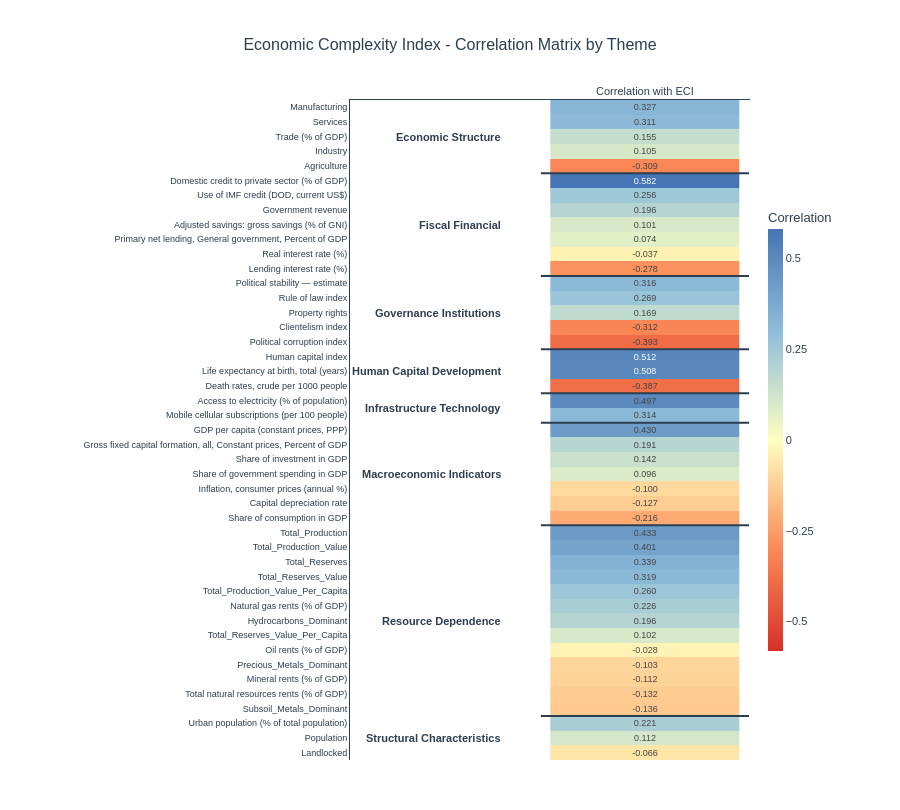

The notebook cell this image was saved under:
### Code cell
# Create the heatmap
fig, corr_data = create_eci_correlation_heatmap(high_resource_countries_df, variable_groups)
fig.show()

# Print summary statistics
print("\nCorrelation Summary by Theme:")
print(corr_data.groupby('Theme')['Correlation'].agg(['mean', 'min', 'max']).round(3))

print("\n\nTop 10 Positive Correlations with ECI:")
print(corr_data.nlargest(10, 'Correlation')[['Variable', 'Theme', 'Correlation']].to_string(index=False))

print("\n\nTop 10 Negative Correlations with ECI:")
print(corr_data.nsmallest(10, 'Correlation')[['Variable', 'Theme', 'Correlation']].to_string(index=False))

fig.write_html(r'..\\figures\\summary_stats\\eci_correlation_heatmap.html')

### Figure 1 — Plotly figure (JSON) as saved in the notebook; plotly's stock layout.template omitted (floating-point values rounded to 4 significant figures)
{"data": [{"colorbar": {"dtick": 0.25, "len": 0.7, "thickness": 15, "tick0": -1, "tickmode": "linear", "title": {"text": "Correlation"}}, "colorscale": [[0, "#D73027"], [0.25, "#FC8D59"], [0.5, "#FFFFBF"], [0.75, "#91BFDB"], [1, "#4575B4"]], "hovertemplate": "<b>%{y}</b><br>Correlation: %{z:.3f}<extra></extra>", "text": [[0.3271], [0.3113], [0.155], [0.1054], [-0.3093], [0.5816], [0.2557], [0.1964], [0.1009], [0.0741], [-0.03688], [-0.278], [0.3156], [0.2686], [0.1687], [-0.3119], [-0.3933], [0.5123], [0.5076], [-0.3873], [0.4973], [0.3135], [0.4299], [0.1914], [0.1417], [0.09621], [-0.09957], [-0.1271], [-0.2156], [0.4334], [0.4006], [0.339], [0.3194], [0.2605], [0.2264], [0.1964], [0.1018], [-0.02768], [-0.1035], [-0.1121], [-0.1322], [-0.1356], [0.221], [0.1118], [-0.06576]], "textfont": {"size": 9}, "texttemplate": "%{text:.3f}", "type": "heatmap", "x": ["Correlation with ECI"], "y": ["Manufacturing", "Services", "Trade (% of GDP)", "Industry", "Agriculture", "Domestic credit to private sector (% of GDP)", "Use of IMF credit (DOD, current US$)", "Government revenue", "Adjusted savings: gross savings (% of GNI)", "Primary net lending, General government, Percent of GDP", "Real interest rate (%)", "Lending interest rate (%)", "Political stability — estimate", "Rule of law index", "Property rights", "Clientelism index", "Political corruption index", "Human capital index", "Life expectancy at birth, total (years)", "Death rates, crude per 1000 people", "Access to electricity (% of population)", "Mobile cellular subscriptions (per 100 people)", "GDP per capita (constant prices, PPP)", "Gross fixed capital formation, all, Constant prices, Percent of GDP", "Share of investment in GDP", "Share of government spending in GDP", "Inflation, consumer prices (annual %)", "Capital depreciation rate", "Share of consumption in GDP", "Total_Production", "Total_Production_Value", "Total_Reserves", "Total_Reserves_Value", "Total_Production_Value_Per_Capita", "Natural gas rents (% of GDP)", "Hydrocarbons_Dominant", "Total_Reserves_Value_Per_Capita", "Oil rents (% of GDP)", "Precious_Metals_Dominant", "Mineral rents (% of GDP)", "Total natural resources rents (% of GDP)", "Subsoil_Metals_Dominant", "Urban population (% of total population)", "Population", "Landlocked"], "z": [[0.3271], [0.3113], [0.155], [0.1054], [-0.3093], [0.5816], [0.2557], [0.1964], [0.1009], [0.0741], [-0.03688], [-0.278], [0.3156], [0.2686], [0.1687], [-0.3119], [-0.3933], [0.5123], [0.5076], [-0.3873], [0.4973], [0.3135], [0.4299], [0.1914], [0.1417], [0.09621], [-0.09957], [-0.1271], [-0.2156], [0.4334], [0.4006], [0.339], [0.3194], [0.2605], [0.2264], [0.1964], [0.1018], [-0.02768], [-0.1035], [-0.1121], [-0.1322], [-0.1356], [0.221], [0.1118], [-0.06576]], "zmid": 0}], "layout": {"annotations": [{"font": {"color": "#2C3E50", "family": "Arial, sans-serif", "size": 11}, "showarrow": false, "text": "<b>Economic Structure</b>", "textangle": 0, "x": -0.75, "xanchor": "right", "xref": "x", "y": 2, "yanchor": "middle", "yref": "y"}, {"font": {"color": "#2C3E50", "family": "Arial, sans-serif", "size": 11}, "showarrow": false, "text": "<b>Fiscal Financial</b>", "textangle": 0, "x": -0.75, "xanchor": "right", "xref": "x", "y": 8, "yanchor": "middle", "yref": "y"}, {"font": {"color": "#2C3E50", "family": "Arial, sans-serif", "size": 11}, "showarrow": false, "text": "<b>Governance Institutions</b>", "textangle": 0, "x": -0.75, "xanchor": "right", "xref": "x", "y": 14, "yanchor": "middle", "yref": "y"}, {"font": {"color": "#2C3E50", "family": "Arial, sans-serif", "size": 11}, "showarrow": false, "text": "<b>Human Capital Development</b>", "textangle": 0, "x": -0.75, "xanchor": "right", "xref": "x", "y": 18, "yanchor": "middle", "yref": "y"}, {"font": {"color": "#2C3E50", "family": "Arial, sans-serif", "size": 11}, "showarrow": false, "text": "<b>Infrastructure Technology</b>", "textangle": 0, "x": -0.75, "xanchor": "right", "xref": "x", "y": 20.5, "yanchor": "middle", "yref": "y"}, {"font": {"color": "#2C3E50", "family": "Arial, sans-serif", "size": 11}, "showarrow": false, "text": "<b>Macroeconomic Indicators</b>", "textangle": 0, "x": -0.75, "xanchor": "right", "xref": "x", "y": 25, "yanchor": "middle", "yref": "y"}, {"font": {"color": "#2C3E50", "family": "Arial, sans-serif", "size": 11}, "showarrow": false, "text": "<b>Resource Dependence</b>", "textangle": 0, "x": -0.75, "xanchor": "right", "xref": "x", "y": 35, "yanchor": "middle", "yref": "y"}, {"font": {"color": "#2C3E50", "family": "Arial, sans-serif", "size": 11}, "showarrow": false, "text": "<b>Structural Characteristics</b>", "textangle": 0, "x": -0.75, "xanchor": "right", "xref": "x", "y": 43, "yanchor": "middle", "yref": "y"}], "font": {"color": "#2C3E50", "family": "Arial, sans-serif", "size": 11}, "height": 810, "margin": {"b": 50, "l": 350, "r": 150, "t": 100}, "paper_bgcolor": "white", "plot_bgcolor": "white", "shapes": [{"line": {"color": "#2C3E50", "width": 2}, "type": "line", "x0": -0.55, "x1": 0.55, "xref": "x", "y0": 4.5, "y1": 4.5, "yref": "y"}, {"line": {"color": "#2C3E50", "width": 2}, "type": "line", "x0": -0.55, "x1": 0.55, "xref": "x", "y0": 11.5, "y1": 11.5, "yref": "y"}, {"line": {"color": "#2C3E50", "width": 2}, "type": "line", "x0": -0.55, "x1": 0.55, "xref": "x", "y0": 16.5, "y1": 16.5, "yref": "y"}, {"line": {"color": "#2C3E50", "width": 2}, "type": "line", "x0": -0.55, "x1": 0.55, "xref": "x", "y0": 19.5, "y1": 19.5, "yref": "y"}, {"line": {"color": "#2C3E50", "width": 2}, "type": "line", "x0": -0.55, "x1": 0.55, "xref": "x", "y0": 21.5, "y1": 21.5, "yref": "y"}, {"line": {"color": "#2C3E50", "width": 2}, "type": "line", "x0": -0.55, "x1": 0.55, "xref": "x", "y0": 28.5, "y1": 28.5, "yref": "y"}, {"line": {"color": "#2C3E50", "width": 2}, "type": "line", "x0": -0.55, "x1": 0.55, "xref": "x", "y0": 41.5, "y1": 41.5, "yref": "y"}], "title": {"font": {"color": "#2C3E50", "family": "Arial, sans-serif", "size": 16}, "text": "Economic Complexity Index - Correlation Matrix by Theme", "x": 0.5, "xanchor": "center"}, "width": 900, "xaxis": {"linecolor": "#2C3E50", "linewidth": 1, "showgrid": false, "showline": true, "side": "top"}, "yaxis": {"autorange": "reversed", "linecolor": "#2C3E50", "linewidth": 1, "showgrid": false, "showline": true, "tickfont": {"size": 9}}}}
